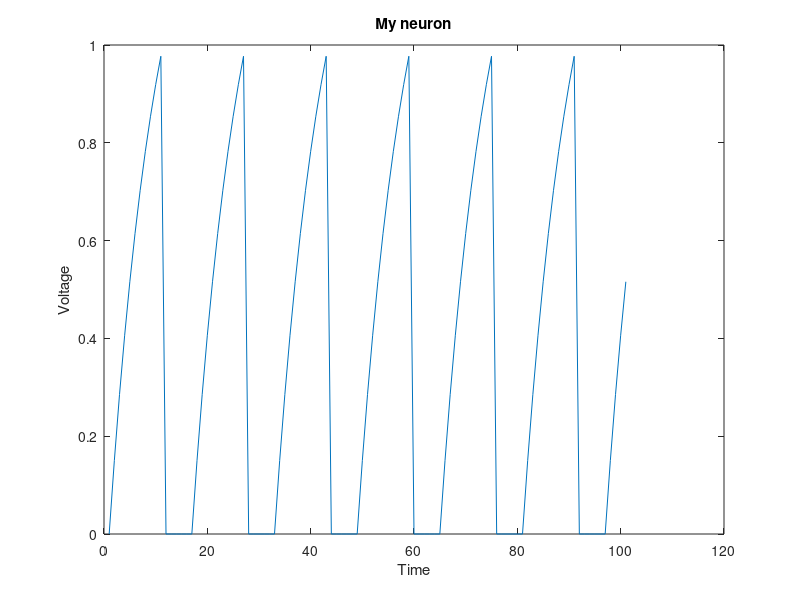

The MATLAB script that drew this image:
% This code will simualte a simple neuron
% The equations here are called the Leaky-Integrate and Fire (LIF) model

T = 10; % total simulation time
dt = 0.1; % simulation timestep
Timesteps = round(T/dt);
v=zeros(1,Timesteps);

count =0;
ref_p = 0;
for j=1:1:Timesteps
    tau =1; % timeconstant of the cell
    i=1.5; % inputs to the cell
    if ref_p == 0
        dv = (-v(j) + i)/tau; % compute voltage update
        v(j+1) =v(j)+ dv*dt; % update the next voltage value
    else
        ref_p = ref_p - 1;
       % v(j+1) = 0;
    end
    
    % Write code to check if neuron spiked (when v>=1)
    % if the neuron spiked, set the voltage to zero (this is called reset)
    % then, keep a count of how many times this neuron spiked in time T
    
    if v(j+1) >= 1
        ref_p = 5;
        count = count+1;
        v(j+1) = 0;
    end
    
    % for a more advanced exercise, set a refractory period:
    % a neuron stays at zero voltage for 5 timesteps after spiking
    
    %ref_p = ref_p + 5;
end

figure;
plot(v);
ylabel('Voltage');
xlabel('Time');
title('My neuron');